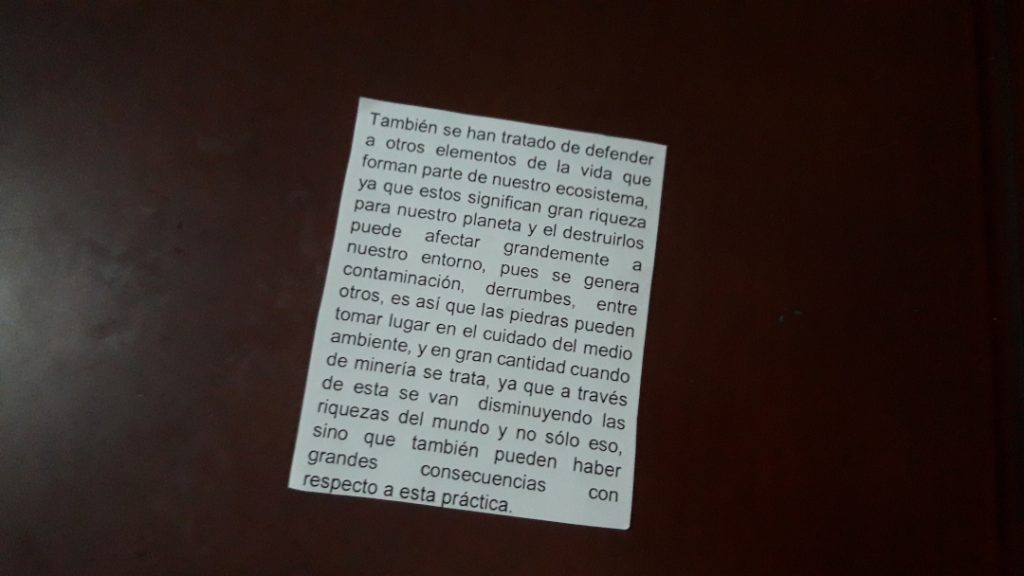
#> input picture img_01.jpeg, 1024 x 576 px
$ python docScanner.py
#> lines starting #> are read from the running program, lines starting #| are printed output that depends on the picture; after the words box and inside, x2 and y2 are one past the last pixel; in counts of white or black regions, pixels touching at a corner belong together
from email.mime import image
import cv2
import numpy as np
import pytesseract

pytesseract.pytesseract.tesseract_cmd = r'C:\Program Files\Tesseract-OCR\tesseract'

def ordenar_puntos(puntos):
    n_puntos = np.concatenate([puntos[0],puntos[1],puntos[2],puntos[3]]).tolist()

    y_order = sorted(n_puntos, key=lambda n_puntos: n_puntos[1])

    x1_order = y_order[:2]
    x1_order = sorted(x1_order, key=lambda x1_order:x1_order[0])

    x2_order = y_order[2:4]
    x2_order = sorted(x2_order, key=lambda x2_order: x2_order[0])

    return [x1_order[0],x1_order[1],x2_order[0],x2_order[1]]

imagen = cv2.imread('img_01.jpeg')
#> imagen is the input picture: shape (576, 1024, 3); mean B, G, R 48.1, 51.1, 61.2

gris = cv2.cvtColor(imagen, cv2.COLOR_BGR2GRAY)
canny = cv2.Canny(gris, 10,150)
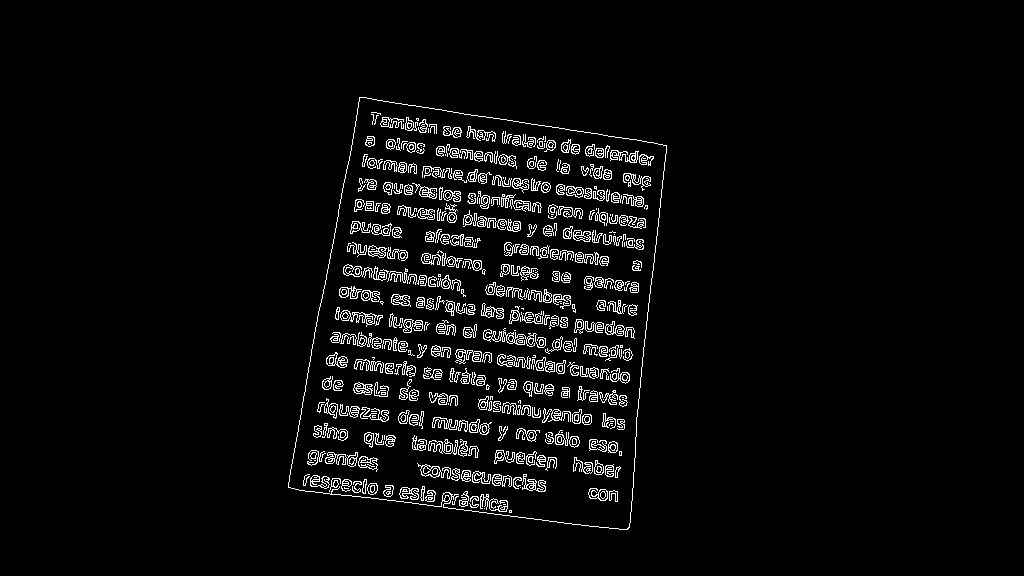
#> canny: shape (576, 1024); 4% white in thin lines or dots, all inside (x1, y1, x2, y2) = (288, 97, 667, 530)
canny2 = cv2.dilate(canny, None, iterations=1)
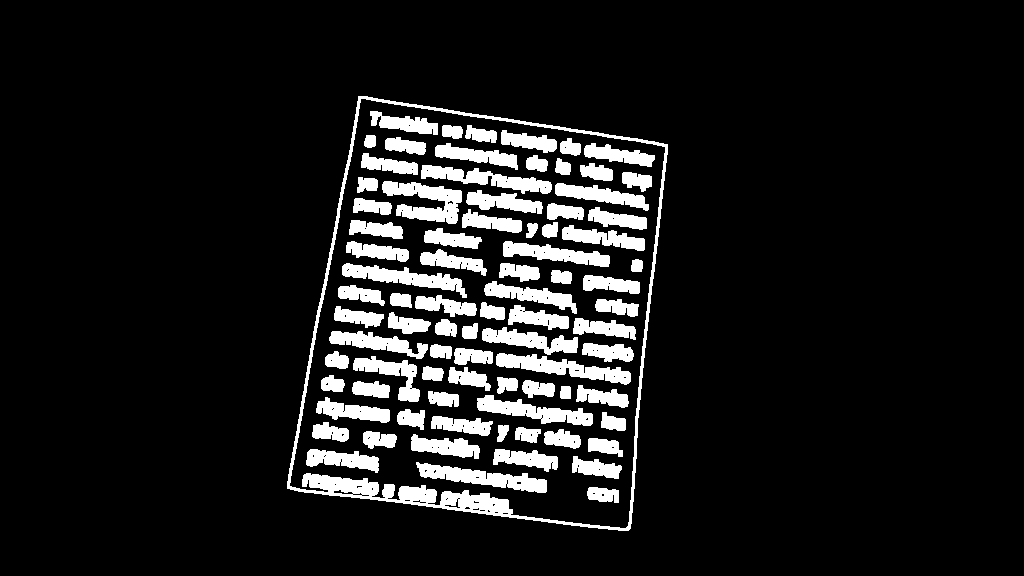
#> canny2: shape (576, 1024); 10.5% white; 83 white regions

cnts= cv2.findContours(canny2, cv2.RETR_EXTERNAL,cv2.CHAIN_APPROX_SIMPLE)[0]
#> cnts = 1 contour; box (x1, y1, x2, y2) and area: (287, 96, 668, 531) 129438
cnts = sorted(cnts, key=cv2.contourArea, reverse=True)[:1]

for c in cnts:
    epsilon = 0.01*cv2.arcLength(c,True)
    approx = cv2.approxPolyDP(c,epsilon,True)

    if len (approx) ==4:
        cv2.drawContours(imagen, [approx],0,(0,255,255),2)

        puntos = ordenar_puntos(approx)
        cv2.circle(imagen, tuple(puntos[0]),7,(255,0,0),2)
        cv2.circle(imagen, tuple(puntos[1]),7,(0,255,255),2)
        cv2.circle(imagen, tuple(puntos[2]),7,(0,0,255),2)
        cv2.circle(imagen, tuple(puntos[3]),7,(255,255,0),2)

        pts1 = np.float32(puntos)
        pts2 = np.float32([[0,0],[270,0],[0,310],[270,310]])
        M = cv2.getPerspectiveTransform(pts1,pts2)
        dst = cv2.warpPerspective(gris, M, (270,310))

        #se muestran las etapas de captura de caracteres
        cv2.imshow('dts',dst)
        cv2.imshow ('canny',canny)
        cv2.imshow ('canny2',canny2)

#> (the run stopped early here; a loop or call above may not have finished)

$ run again, with img_00.jpeg copied over img_01.jpeg
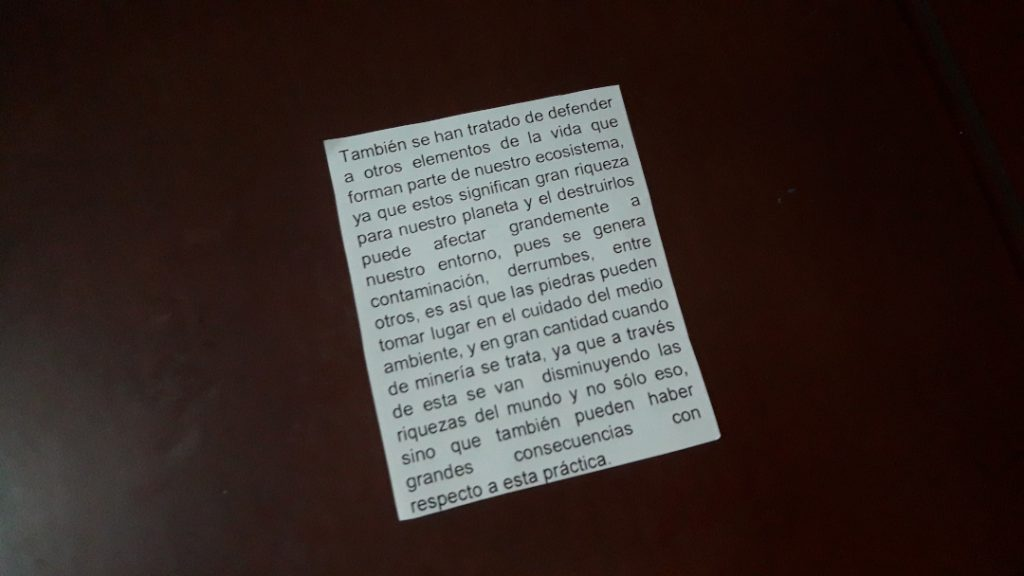
#> input picture img_00.jpeg, 1024 x 576 px
#> imagen is the input picture: shape (576, 1024, 3); mean B, G, R 43.8, 47.1, 58.5
#> `canny = cv2.Canny(gris, 10,150)`:
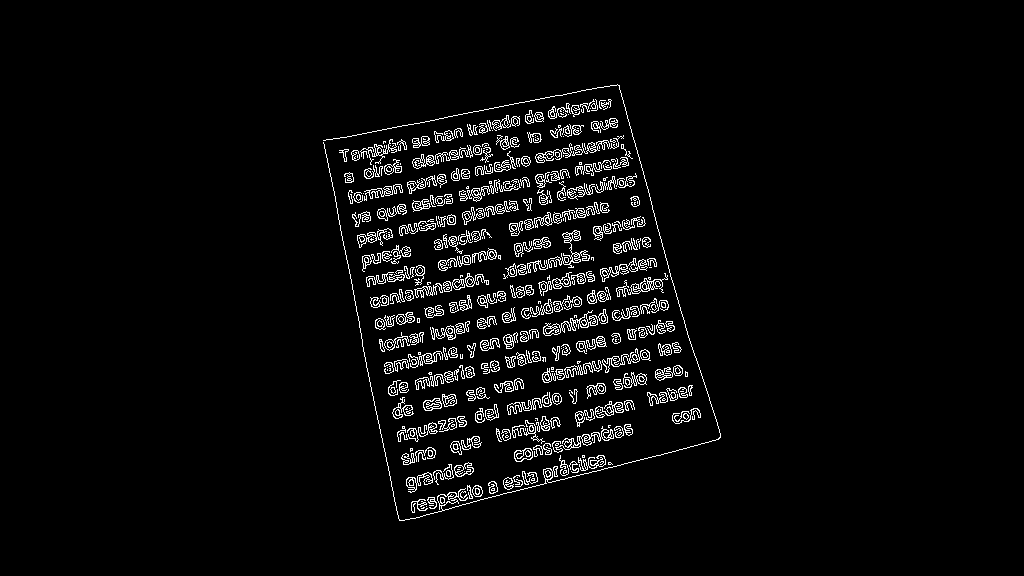
#> canny: shape (576, 1024); 3.7% white in thin lines or dots, all inside (x1, y1, x2, y2) = (323, 84, 721, 521)
#> canny2: shape (576, 1024); 10.1% white; 80 white regions
#> cnts = 1 contour; box (x1, y1, x2, y2) and area: (322, 83, 722, 522) 120930
